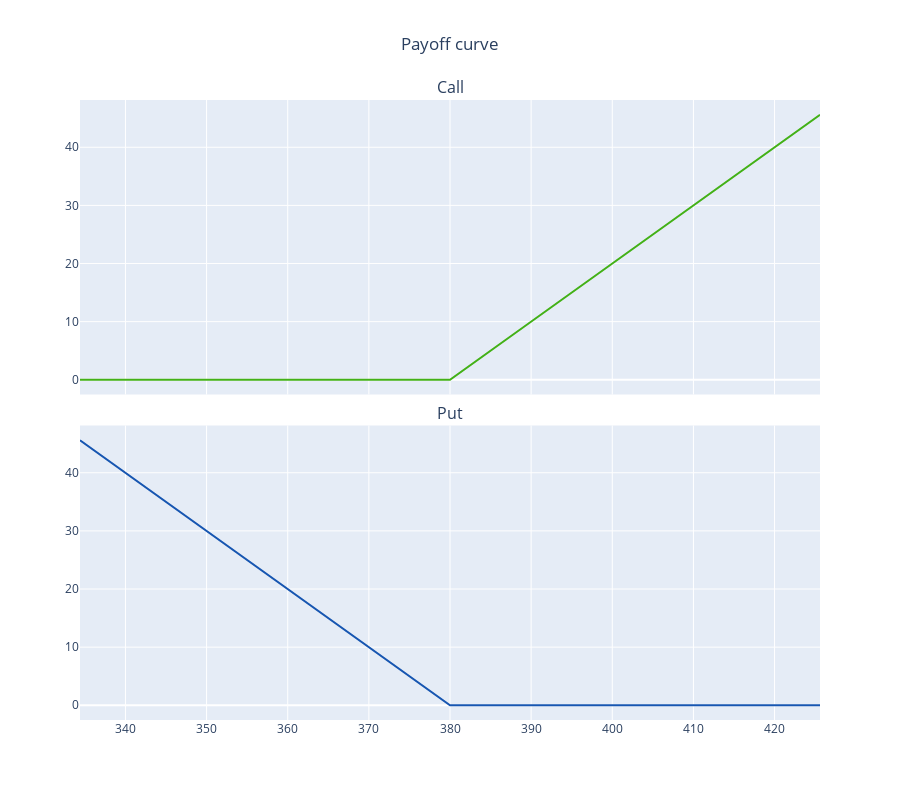

Write notebook code for a chart like this one.
### Markdown cell above
### Payoff diagram: final price only

### Code cell
stock3 = 420  # Underlying price
strike3 = 380   # strike price 
tradedate3 = datetime(2022, 2, 16)
expiry3 = datetime(2022, 3, 30)
numday3 = (expiry3 - tradedate3).days    # number of days to expiry 
sig3 = 24   # IV 24%

BStest3 = BSModel(stock3, strike3, numday3, sig3/100)
BStest3.getpayoff()

### Figure 1 — Plotly figure (JSON) as saved in the notebook; plotly's stock layout.template omitted (floating-point values rounded to 4 significant figures)
{"data": [{"line": {"color": "#43b117"}, "mode": "lines", "name": "Call-Exp", "type": "scatter", "x": [334.4, 343.5, 352.6, 361.8, 370.9, 380, 389.1, 398.2, 407.4, 416.5, 425.6], "xaxis": "x", "y": [0, 0, 0, 0, 0, 0, 9.12, 18.24, 27.36, 36.48, 45.6], "yaxis": "y"}, {"line": {"color": "#1756b1"}, "mode": "lines", "name": "Put-Exp", "type": "scatter", "x": [334.4, 343.5, 352.6, 361.8, 370.9, 380, 389.1, 398.2, 407.4, 416.5, 425.6], "xaxis": "x2", "y": [45.6, 36.48, 27.36, 18.24, 9.12, 0, 0, 0, 0, 0, 0], "yaxis": "y2"}], "layout": {"annotations": [{"font": {"size": 16}, "showarrow": false, "text": "Call", "x": 0.5, "xanchor": "center", "xref": "paper", "y": 1, "yanchor": "bottom", "yref": "paper"}, {"font": {"size": 16}, "showarrow": false, "text": "Put", "x": 0.5, "xanchor": "center", "xref": "paper", "y": 0.475, "yanchor": "bottom", "yref": "paper"}], "height": 800, "showlegend": false, "title": {"text": "Payoff curve", "x": 0.5}, "xaxis": {"anchor": "y", "domain": [0, 1], "matches": "x2", "showticklabels": false}, "xaxis2": {"anchor": "y2", "domain": [0, 1]}, "yaxis": {"anchor": "x", "domain": [0.525, 1]}, "yaxis2": {"anchor": "x2", "domain": [0, 0.475]}}}
